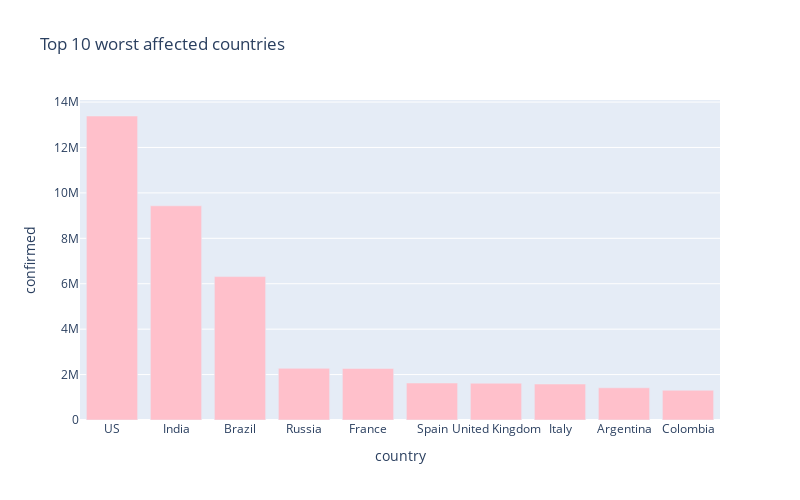

This figure's notebook cell:
### Markdown cell above
# 10 worst hit countries - Confirmed cases

### Code cell
px.bar(
    sorted_country_df.head(10),
    x = "country",
    y = "confirmed",
    title= "Top 10 worst affected countries", # the axis names
    color_discrete_sequence=["pink"], 
    height=500,
    width=800
)

### Figure 1 — Plotly figure (JSON) as saved in the notebook; plotly's stock layout.template omitted (floating-point values rounded to 4 significant figures)
{"data": [{"alignmentgroup": "True", "hovertemplate": "country=%{x}<br>confirmed=%{y}<extra></extra>", "legendgroup": "", "marker": {"color": "pink"}, "name": "", "offsetgroup": "", "orientation": "v", "showlegend": false, "textposition": "auto", "type": "bar", "x": ["US", "India", "Brazil", "Russia", "France", "Spain", "United Kingdom", "Italy", "Argentina", "Colombia"], "xaxis": "x", "y": [13386251, 9431691, 6314740, 2275936, 2270573, 1628208, 1621313, 1585178, 1418807, 1308376], "yaxis": "y"}], "layout": {"barmode": "relative", "height": 500, "legend": {"tracegroupgap": 0}, "title": {"text": "Top 10 worst affected countries"}, "width": 800, "xaxis": {"anchor": "y", "domain": [0, 1], "title": {"text": "country"}}, "yaxis": {"anchor": "x", "domain": [0, 1], "title": {"text": "confirmed"}}}}
